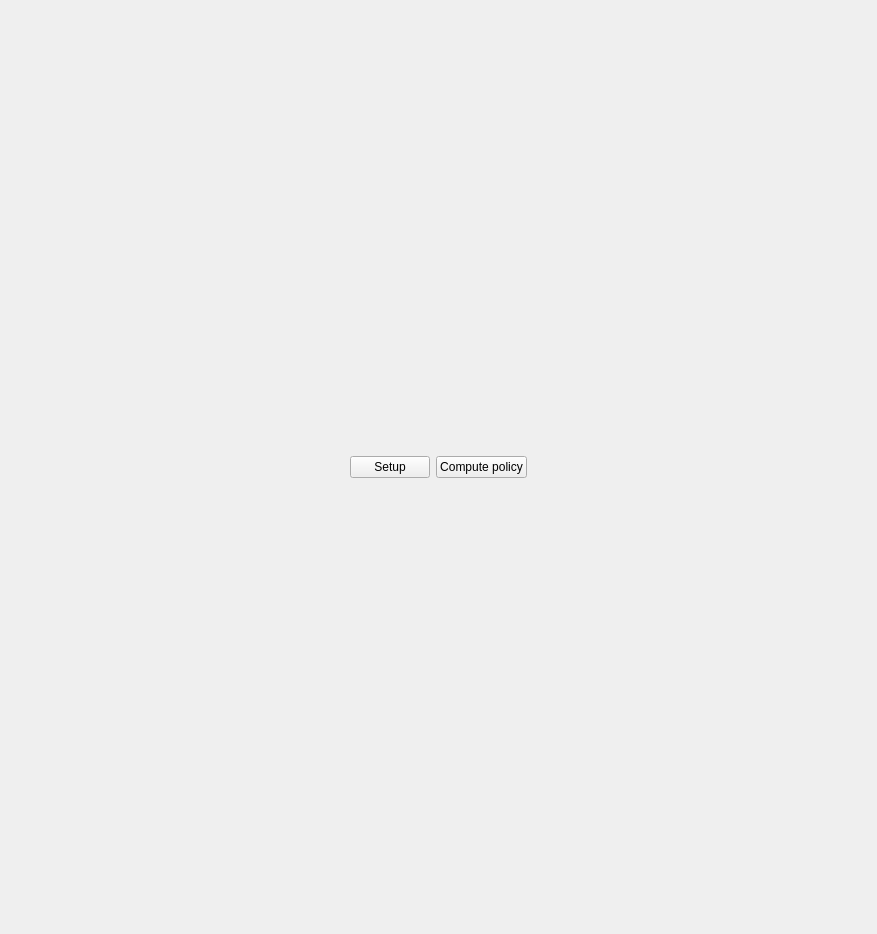
<?xml version="1.0" encoding="UTF-8"?>
<ui version="4.0">
 <class>SupervisionGuiWidget</class>
 <widget class="QWidget" name="SupervisionGuiWidget">
  <property name="enabled">
   <bool>true</bool>
  </property>
  <property name="geometry">
   <rect>
    <x>0</x>
    <y>0</y>
    <width>877</width>
    <height>934</height>
   </rect>
  </property>
  <property name="sizePolicy">
   <sizepolicy hsizetype="Preferred" vsizetype="Fixed">
    <horstretch>0</horstretch>
    <verstretch>0</verstretch>
   </sizepolicy>
  </property>
  <property name="windowTitle">
   <string>Darias Supervision</string>
  </property>
  <layout class="QVBoxLayout" stretch="0,0,0">
   <item>
    <spacer name="verticalSpacer">
     <property name="orientation">
      <enum>Qt::Vertical</enum>
     </property>
     <property name="sizeHint" stdset="0">
      <size>
       <width>20</width>
       <height>40</height>
      </size>
     </property>
    </spacer>
   </item>
   <item>
    <layout class="QHBoxLayout" name="horizontalLayout_7">
     <item>
      <spacer name="horizontalSpacer_1">
       <property name="orientation">
        <enum>Qt::Horizontal</enum>
       </property>
       <property name="sizeHint" stdset="0">
        <size>
         <width>40</width>
         <height>20</height>
        </size>
       </property>
      </spacer>
     </item>
     <item>
      <widget class="QPushButton" name="setup_button">
       <property name="text">
        <string>Setup</string>
       </property>
      </widget>
     </item>
     <item>
      <widget class="QPushButton" name="start_button">
       <property name="text">
        <string>Compute policy</string>
       </property>
      </widget>
     </item>
     <item>
      <spacer name="horizontalSpacer_2">
       <property name="orientation">
        <enum>Qt::Horizontal</enum>
       </property>
       <property name="sizeHint" stdset="0">
        <size>
         <width>40</width>
         <height>20</height>
        </size>
       </property>
      </spacer>
     </item>
    </layout>
   </item>
   <item>
    <spacer name="verticalSpacer_1">
     <property name="orientation">
      <enum>Qt::Vertical</enum>
     </property>
     <property name="sizeHint" stdset="0">
      <size>
       <width>20</width>
       <height>40</height>
      </size>
     </property>
    </spacer>
   </item>
  </layout>
 </widget>
 <resources/>
 <connections/>
</ui>
